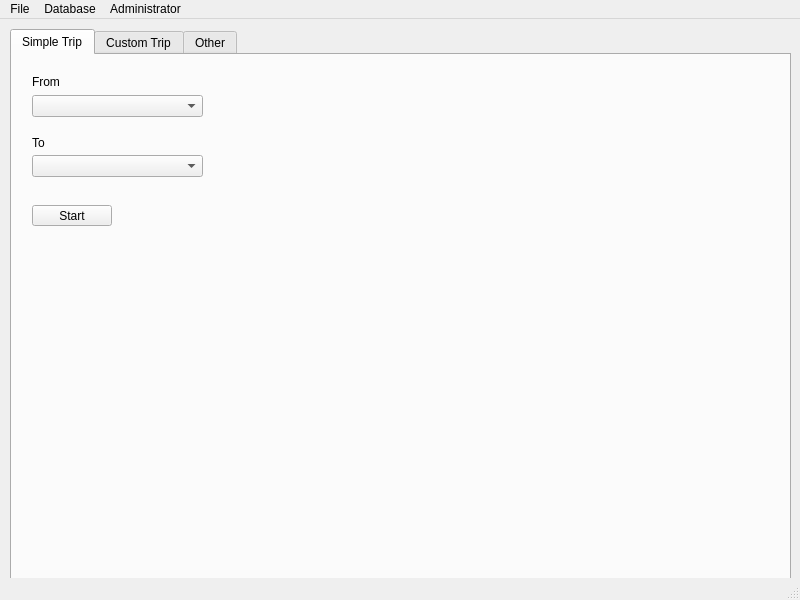
<?xml version="1.0" encoding="UTF-8"?>
<ui version="4.0">
 <class>MainWindow</class>
 <widget class="QMainWindow" name="MainWindow">
  <property name="geometry">
   <rect>
    <x>0</x>
    <y>0</y>
    <width>800</width>
    <height>600</height>
   </rect>
  </property>
  <property name="windowTitle">
   <string>MainWindow</string>
  </property>
  <widget class="QWidget" name="centralwidget">
   <widget class="QTabWidget" name="tabWidget">
    <property name="geometry">
     <rect>
      <x>10</x>
      <y>10</y>
      <width>781</width>
      <height>561</height>
     </rect>
    </property>
    <property name="currentIndex">
     <number>0</number>
    </property>
    <widget class="QWidget" name="tab_5">
     <attribute name="title">
      <string>Simple Trip</string>
     </attribute>
     <widget class="QComboBox" name="simpleFromComboBox">
      <property name="geometry">
       <rect>
        <x>20</x>
        <y>40</y>
        <width>171</width>
        <height>22</height>
       </rect>
      </property>
     </widget>
     <widget class="QComboBox" name="simpleToComboBox">
      <property name="geometry">
       <rect>
        <x>20</x>
        <y>100</y>
        <width>171</width>
        <height>22</height>
       </rect>
      </property>
     </widget>
     <widget class="QLabel" name="label_2">
      <property name="geometry">
       <rect>
        <x>20</x>
        <y>20</y>
        <width>47</width>
        <height>13</height>
       </rect>
      </property>
      <property name="text">
       <string>From</string>
      </property>
     </widget>
     <widget class="QLabel" name="label_3">
      <property name="geometry">
       <rect>
        <x>20</x>
        <y>80</y>
        <width>81</width>
        <height>16</height>
       </rect>
      </property>
      <property name="text">
       <string>To</string>
      </property>
     </widget>
     <widget class="QPushButton" name="simpleStartButton">
      <property name="geometry">
       <rect>
        <x>20</x>
        <y>150</y>
        <width>80</width>
        <height>21</height>
       </rect>
      </property>
      <property name="text">
       <string>Start</string>
      </property>
     </widget>
    </widget>
    <widget class="QWidget" name="tab">
     <attribute name="title">
      <string>Custom Trip</string>
     </attribute>
     <widget class="QComboBox" name="startComboBox">
      <property name="geometry">
       <rect>
        <x>20</x>
        <y>280</y>
        <width>211</width>
        <height>22</height>
       </rect>
      </property>
     </widget>
     <widget class="QLabel" name="label">
      <property name="geometry">
       <rect>
        <x>20</x>
        <y>260</y>
        <width>71</width>
        <height>16</height>
       </rect>
      </property>
      <property name="text">
       <string>Starting Team</string>
      </property>
     </widget>
     <widget class="QPushButton" name="addPushButton">
      <property name="geometry">
       <rect>
        <x>240</x>
        <y>220</y>
        <width>80</width>
        <height>21</height>
       </rect>
      </property>
      <property name="text">
       <string>Add</string>
      </property>
     </widget>
     <widget class="QPushButton" name="startPushButton">
      <property name="geometry">
       <rect>
        <x>330</x>
        <y>280</y>
        <width>80</width>
        <height>21</height>
       </rect>
      </property>
      <property name="text">
       <string>Start</string>
      </property>
     </widget>
     <widget class="QListWidget" name="teamListWidget">
      <property name="geometry">
       <rect>
        <x>20</x>
        <y>20</y>
        <width>391</width>
        <height>192</height>
       </rect>
      </property>
     </widget>
     <widget class="QPushButton" name="removePushButton">
      <property name="geometry">
       <rect>
        <x>330</x>
        <y>220</y>
        <width>80</width>
        <height>21</height>
       </rect>
      </property>
      <property name="text">
       <string>Remove</string>
      </property>
     </widget>
     <widget class="QComboBox" name="addComboBox">
      <property name="geometry">
       <rect>
        <x>20</x>
        <y>220</y>
        <width>211</width>
        <height>22</height>
       </rect>
      </property>
     </widget>
    </widget>
    <widget class="QWidget" name="tab_2">
     <attribute name="title">
      <string>Other</string>
     </attribute>
     <widget class="QPushButton" name="MSTpushButton">
      <property name="geometry">
       <rect>
        <x>20</x>
        <y>20</y>
        <width>80</width>
        <height>21</height>
       </rect>
      </property>
      <property name="text">
       <string>MST</string>
      </property>
     </widget>
     <widget class="QPushButton" name="DFSpushButton">
      <property name="geometry">
       <rect>
        <x>20</x>
        <y>60</y>
        <width>80</width>
        <height>21</height>
       </rect>
      </property>
      <property name="text">
       <string>DFS</string>
      </property>
     </widget>
     <widget class="QPushButton" name="BFSpushButton">
      <property name="geometry">
       <rect>
        <x>20</x>
        <y>100</y>
        <width>80</width>
        <height>21</height>
       </rect>
      </property>
      <property name="text">
       <string>BFS</string>
      </property>
     </widget>
    </widget>
   </widget>
  </widget>
  <widget class="QMenuBar" name="menubar">
   <property name="geometry">
    <rect>
     <x>0</x>
     <y>0</y>
     <width>800</width>
     <height>25</height>
    </rect>
   </property>
   <widget class="QMenu" name="menuFile">
    <property name="title">
     <string>File</string>
    </property>
    <addaction name="actionImport_Teams"/>
    <addaction name="actionImport_Souvenirs"/>
   </widget>
   <widget class="QMenu" name="menuDatabase">
    <property name="title">
     <string>Database</string>
    </property>
    <addaction name="actionView_Database"/>
    <addaction name="separator"/>
    <addaction name="actionView_Database_by_Name"/>
   </widget>
   <widget class="QMenu" name="menuAdministrator">
    <property name="title">
     <string>Administrator</string>
    </property>
    <addaction name="actionLog_In"/>
    <addaction name="actionLog_Out"/>
    <addaction name="actionDBG_Is_User_Admin"/>
   </widget>
   <addaction name="menuFile"/>
   <addaction name="menuDatabase"/>
   <addaction name="menuAdministrator"/>
  </widget>
  <widget class="QStatusBar" name="statusbar"/>
  <action name="actionView_Database">
   <property name="text">
    <string>View Database</string>
   </property>
  </action>
  <action name="actionLog_In">
   <property name="text">
    <string>Log In</string>
   </property>
  </action>
  <action name="actionDBG_Is_User_Admin">
   <property name="text">
    <string>DBG: Is User Admin?</string>
   </property>
  </action>
  <action name="actionLog_Out">
   <property name="text">
    <string>Log Out</string>
   </property>
  </action>
  <action name="actionView_Database_by_Name">
   <property name="text">
    <string>View Database by Name</string>
   </property>
  </action>
  <action name="actionImport_Teams">
   <property name="text">
    <string>Import Teams</string>
   </property>
  </action>
  <action name="actionImport_Souvenirs">
   <property name="text">
    <string>Import Souvenirs</string>
   </property>
  </action>
 </widget>
 <resources/>
 <connections/>
</ui>
